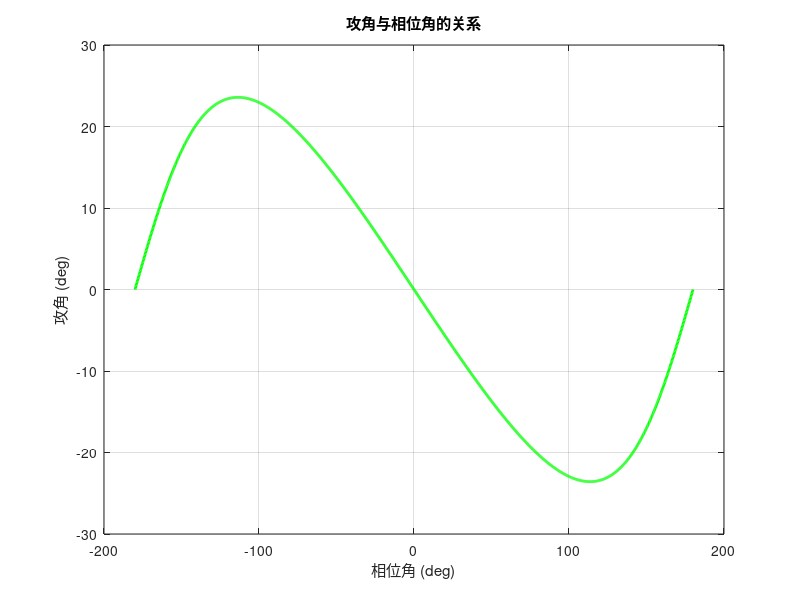
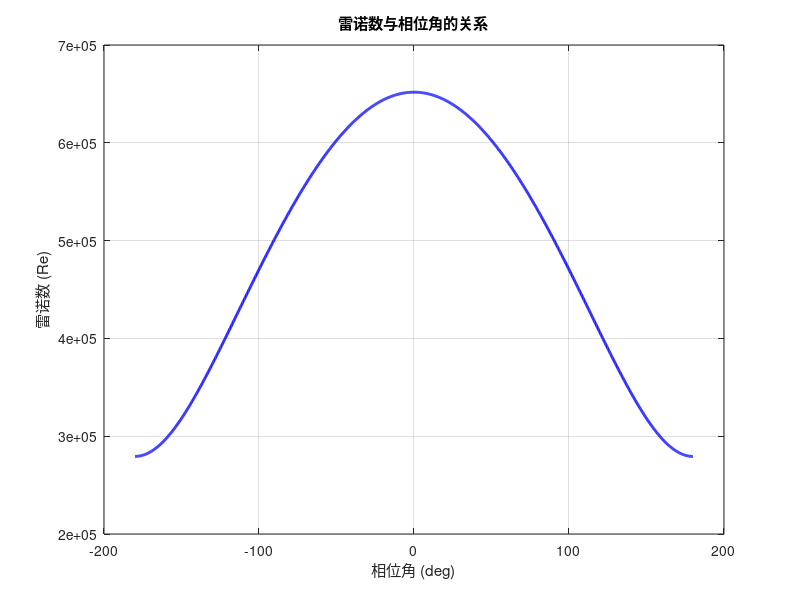
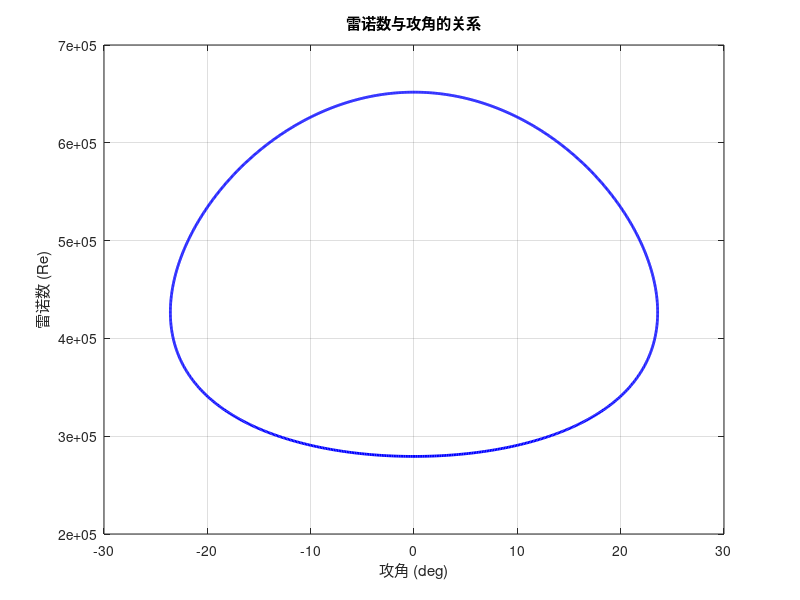

The MATLAB script that drew these images, in order: (Note: this script raises an error after producing the figures.)
% 定义参数 
% 由于之前的估算（在雷诺数为常数的情况下，循环叶尖速比得到的）叶尖速比设为2.5，
% 风力机几何参数见：E:\U盘资料\毕业设计\毕业设计（开干）\课程设计\0018翼型5KW
V_inf = 11; % 来流风速 (m/s)
W = 11;    % 转速 (rad/s)
R = 2.5;    % 风轮半径 (m)

% 相位角 a 的设置，从-180度到180度，间隔.25度
a_deg = -180:.25:180;
a_rad = deg2rad(a_deg); % 转换为弧度

% 计算合成速度在极坐标下的表示
V_theta = W * R * sin(a_rad); % V_theta 分量
V_r = V_inf + W * R * cos(a_rad); % V_r 分量

% 计算合成速度的大小
V_synthetic = sqrt(V_r.^2 + V_theta.^2);

% 计算攻角（合成速度矢量与旋转速度矢量的夹角）
b_rad = atan2(V_theta, V_r) - a_rad;
b_deg = rad2deg(b_rad);

% 将攻角范围调整到 [-180, 180] 度
b_deg = mod(b_deg + 180, 360) - 180;

% 假设流体的密度(空气)和黏度用于计算雷诺数 注：空气密度与运动粘性系数取常温常压下的值
rho = 1.225;    % 空气密度 (kg/m^3)
mu = 1.809e-5;   % 空气动态黏度 (Pa·s)

% 计算雷诺数 (Re = rho * V * L / mu)
% 使用风轮直径作为特征长度 (L = c弦长)
L = .25; 
Re_num = (rho * V_synthetic * L) / mu;

% 输出攻角、相位角、雷诺数的列表
fprintf('相位角 (度)\t攻角 (度)\t雷诺数\n');
for i = 1:length(a_deg)
    fprintf('%8.2f\t%8.2f\t%10.2f\n', a_deg(i), b_deg(i), Re_num(i));
end

% 绘制攻角与相位角的关系图
figure;
plot(a_deg, b_deg, 'g-', 'LineWidth', 2);
xlabel('相位角 (deg)');
ylabel('攻角 (deg)');
title('攻角与相位角的关系');
grid on;

% 绘制雷诺数与相位角的关系图
figure;
plot(a_deg, Re_num, 'b-', 'LineWidth', 2);
xlabel('相位角 (deg)');
ylabel('雷诺数 (Re)');
title('雷诺数与相位角的关系');
grid on;

% 绘制雷诺数与攻角的关系图
figure;
plot(b_deg, Re_num, 'b-', 'LineWidth', 2);
xlabel('攻角 (deg)');
ylabel('雷诺数 (Re)');
title('雷诺数与攻角的关系');
grid on;

% 绘制合成速度的极坐标图
figure;
polarplot(a_rad, V_synthetic, 'r-', 'LineWidth', 2);
title('合成速度的极坐标图');

% 单独输出合成风速的最大值与最小值
V_max = max(V_synthetic);
V_min = min(V_synthetic);
disp(['合成风速最大值: ', num2str(V_max)]);
disp(['合成风速最小值: ', num2str(V_min)]);

% 单独输出雷诺数的最大值与最小值
Re_max = max(Re_num);
Re_min = min(Re_num);
disp(['雷诺数最大值: ', num2str(Re_max)]);
disp(['雷诺数最小值: ', num2str(Re_min)]);

% 创建网格用于三维绘图
[a_grid, b_grid] = meshgrid(a_deg, b_deg);

% 由于Re_num是一维数组，需要将其扩展为与网格相同大小
% 在这个例子中，由于问题的一维性，我们可以重复雷诺数的列
Re_grid = repmat(Re_num, length(b_deg), 1);

% 绘制三维图像
figure;
surf(a_grid, b_grid, Re_grid, 'EdgeColor', 'none');
xlabel('相位角 (deg)');
ylabel('攻角 (deg)');
zlabel('雷诺数 (Re)'); 
title('三维关系图：相位角、攻角与雷诺数');
colormap jet; % 添加颜色映射增强视觉效果
colorbar; % 显示颜色条
grid on;
